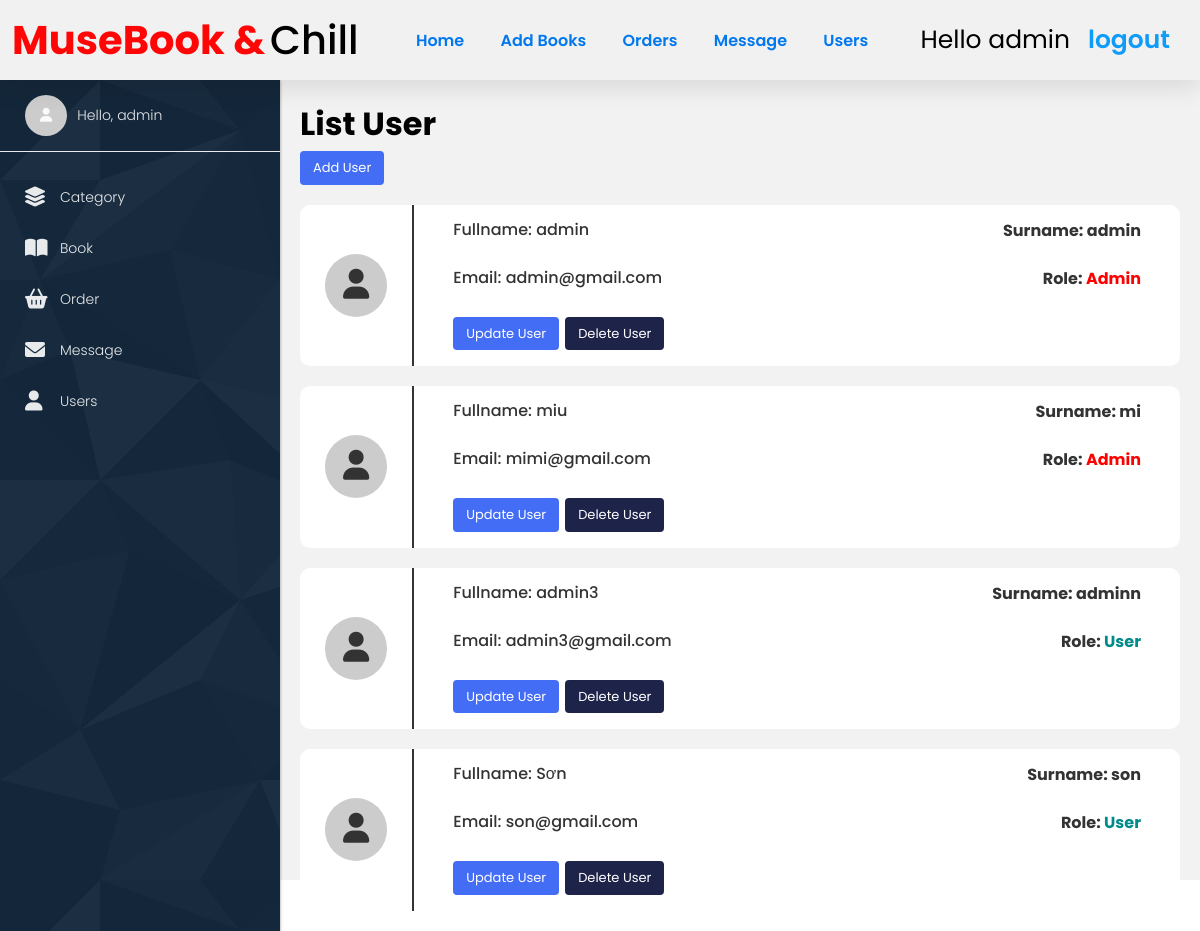
Before: /users_detail.php (signed in) with the older database file.
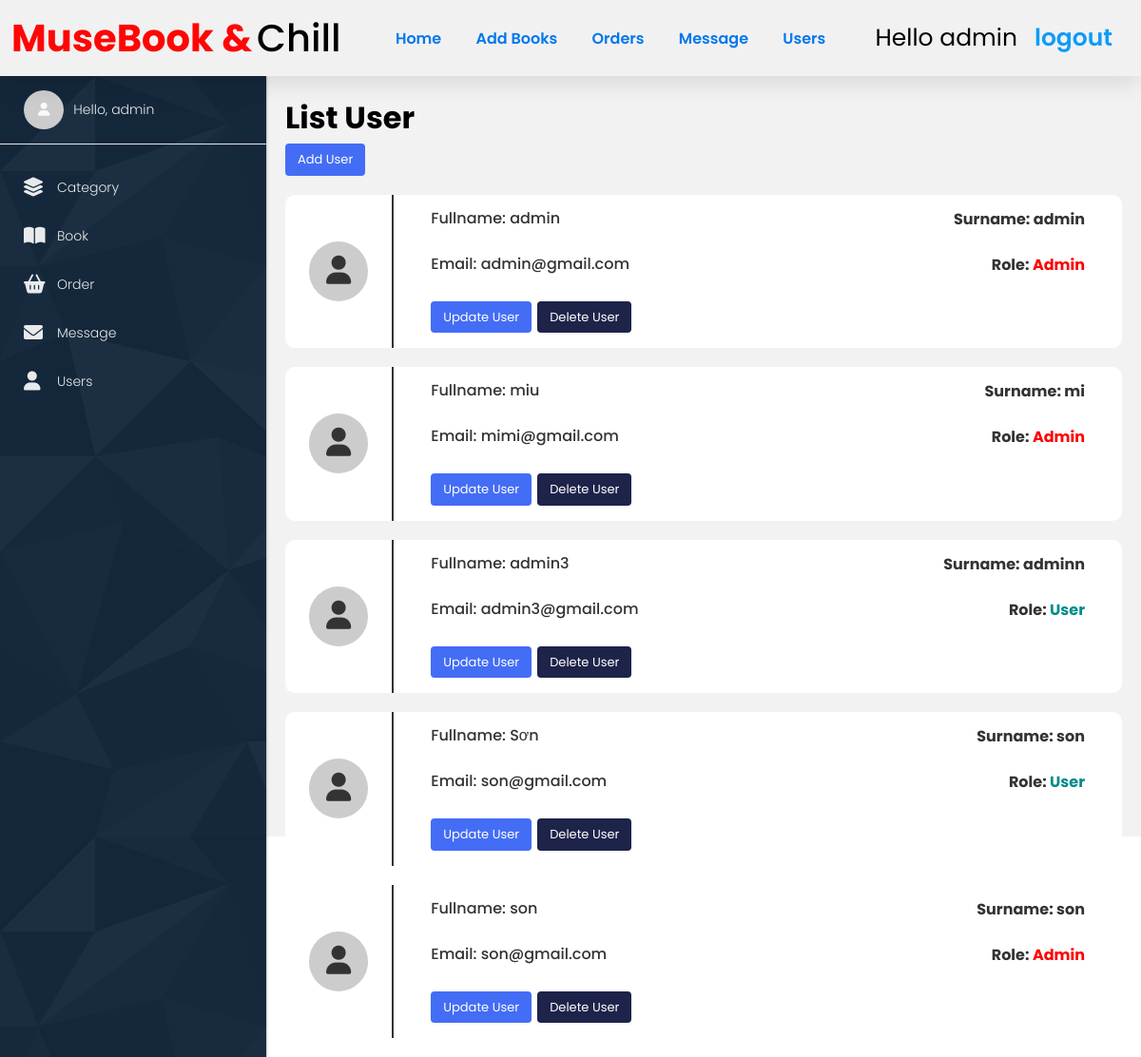
After: the same page with the newer database file.
### tables this page shows
CREATE TABLE `users_info` (
  `Id` int(100) NOT NULL,
  `name` varchar(20) NOT NULL,
  `surname` varchar(20) NOT NULL,
  `email` varchar(20) NOT NULL,
  `password` varchar(20) NOT NULL,
  `user_type` varchar(20) NOT NULL DEFAULT 'user'
);

### users_detail.php (the view, shortened to what this page needs)
<?php
include 'config.php';
?>
<!DOCTYPE html>
<html lang="en">
<head>
    <link rel="stylesheet" href="./css/register.css">
    <link rel="stylesheet" href="./css/index_book.css">
    <link rel="stylesheet" href="./css/admin.css">
    <link rel="stylesheet" href="https://cdnjs.cloudflare.com/ajax/libs/font-awesome/6.0.0/css/all.min.css">
</head>
<body>
    <?php include './admin_header.php' ?>
    <div class="wrapper">
        <?php include './admin_sidebar.php' ?>
        <div class="container-admin">
            <h1 class="title mb-2">List User</h1>
            <a href="add_user.php" class="btn btn-primary ml-0 mb-20">Add User</a>
            <div class="row">
                <?php
                $select_user = mysqli_query($conn, "SELECT * FROM users_info") or die('query failed');
                if (mysqli_num_rows($select_user) > 0) {
                    while ($one = mysqli_fetch_assoc($select_user)) {
                ?>
                <div class="col-12 mb-20">
                    <div class="card-dashboard card-user-admin">
                        <div class="card-icon-admin rounded-circle">
                            <i class="fa-solid fa-user text-dark"></i>
                        </div>
                        <div class="card-body border-left-dark">
                            <div class="d-flex align-items-center justify-content-between">
                                <h5 class="card-title text-dark">Fullname: <?=$one['name']?></h5>
                                <h6 class="card-title text-dark">Surname: <?=$one['surname']?></h6>
                            </div>
                            <div class="d-flex align-items-center justify-content-between">
                                <h5 class="card-title text-dark">Email: <?=$one['email']?></h5>
                                <h6 class="card-title text-dark">Role: <span style="color: <?=$one['user_type'] == 'Admin' ? 'red' : 'darkcyan'?>"><?=$one['user_type']?></span></h6>
                            </div>
                            <div class="buttons" style="display: flex;">
                                <a href="update_user.php?id=<?=$one['Id']?>" class="ml-0 btn btn-primary">Update User</a>
                                <a href="delete_user.php?id=<?=$one['Id']?>" onclick="return confirm('Do you want to delete this user');" class="btn btn-list-book">Delete User</a>
                            </div>
                        </div>
                    </div>
                </div>
                <?php
                        }
                    }
                ?>
            </div>
        </div>
    </div>
</body>
</html>

### admin_header.php
<body>
    <header>
        <div class="mainlogo">
            <div class="logo">
                <a href="admin_index.php"><span>MuseBook &</span>
                    <span class="me">Chill</span></a>
            </div>
        </div>
        <div class="nav">
            <a href="admin_index.php">Home</a>
            <a href="add_books.php">Add Books</a>
            <a href="admin_orders.php">Orders</a>
            <a href="message_admin.php">Message</a>
            <a href="users_detail.php">Users</a>
        </div>
        <div class="right">
            <div class="log_info">
                <p>Hello <?php echo $_SESSION['admin_name']; ?></p>
            </div>
            <a class="Btn" href="logout.php?logout=<?php echo $_SESSION['admin_name']; ?>">logout</a>
        </div>
    </header>
</body>
</html>

### admin_sidebar.php
<div class="sidebar">
    <div class="sidebar-header">
        <div class="d-flex align-items-center">
            <div class="sidebar-icon mr-10">
                <i class="fa-solid fa-user"></i>
            </div>
            <p>Hello, <?php echo $_SESSION['admin_name']; ?></p>
        </div>
    </div>
    <ul class="sidebar-list">
        <li><a class="sidebar-items" href="list_category.php"><i class="fa-solid fa-layer-group"></i> Category</a></li>
        <li><a class="sidebar-items" href="total_books.php"><i class="fa-solid fa-book-open"></i> Book</a></li>
        <li><a class="sidebar-items" href="admin_orders.php"><i class="fa-solid fa-basket-shopping"></i> Order</a></li>
        <li><a class="sidebar-items" href="message_admin.php"><i class="fa-solid fa-envelope"></i> Message</a></li>
        <li><a class="sidebar-items" href="users_detail.php"><i class="fa-solid fa-user"></i> Users</a></li>
    </ul>
</div>

### css/register.css (style rules this page uses)
* { text-decoration: none; margin: 0; padding: 0; box-sizing: border-box; outline: none; border: none; font-family: "Raleway", sans-serif; font-optical-sizing: auto; font-style: normal; }
html { overflow-x: hidden; top: 0; bottom: 0; left: 0; right: 0; }

### css/index_book.css (style rules this page uses)
* { text-decoration: none; margin: 0; padding: 0; font-family: "Poppins", sans-serif; box-sizing: border-box; outline: none; border:none; }

### css/admin.css (style rules this page uses)
* { text-decoration: none; margin: 0; padding: 0; font-family: "Poppins", sans-serif; box-sizing: border-box; outline: none; border: none; }
header { background: #f2f1f1; display: flex; justify-content: space-between; top: 0; left: 0; right: 0; padding: 10px 1%; align-items: center; position: sticky; z-index: 1000; box-shadow: 0 0.5rem 1.5rem rgba(0, 0, 0, 0.1); }
.logo a { display: flex; cursor: pointer; }
.logo a span { color: rgb(255, 5, 5); font-weight: bold; padding-right: 5px; font-size: 40px; }
.logo a .me { color: black; font-weight: 500; }
.nav a { padding: 0.5rem 1rem; color: rgb(2, 120, 238); font-weight: 600; transition: 0.2s ease; }
header .right { align-items: center; display: flex; }
header .right .Btn { color: rgb(15, 155, 248); margin: 0 15px; padding: 5px 3px; font-size: 25px; font-weight: 600; transition: 0.2s ease; }
header .right .log_info { font-size: 25px; }
.card-body { -ms-flex: 1 1 auto; flex: 1 1 auto; padding: 1.25rem; }
.card-title { margin-bottom: 0.75rem; }
.card-body h5 { font-size: 1.25rem; margin-bottom: 0.5rem; font-family: inherit; font-weight: 500; line-height: 1.2; color: inherit; margin-top: 0; }
.btn:not(:disabled):not(.disabled) { cursor: pointer; }
.btn-primary { color: #fff; background-color: rgb(68, 109, 245); border-color: rgb(14, 13, 13); }
.btn { display: inline-block; font-weight: 400; text-align: center; white-space: nowrap; vertical-align: middle; user-select: none; border: 1px solid transparent; padding: 0.375rem 0.75rem; font-size: 13px; margin: 3px; line-height: 1.5; border-radius: 0.25rem; transition: color .15s ease-in-out,background-color .15s ease-in-out,border-color .15s ease-in-out,box-shadow .15s ease-in-out; }
a { color: #ff0000; text-decoration: none; background-color: transparent; }
.wrapper { display: flex; height: 100%; }
.sidebar { min-width: 280px; max-width: 280px; background-color: #15283c; color: #fff; transition: all 0.3s; position: relative; z-index: 11; box-shadow: 0 0 3px 0px rgba(0, 0, 0, 0.4); float: left; width: 100%; background-image: url(../bgimg/pattern_h.png); position: fixed; height: 100%; overflow: auto; }
.sidebar-header { padding: 15px 25px; display: block; font-size: 14px; color: rgba(255, 255, 255, 0.9); font-weight: 300; border-bottom: 1px solid rgba(255, 255, 255, 0.9); }
.sidebar-icon { border-radius: 50%; padding: 10px 15px; background-color: #ccc; }
.sidebar-items { padding: 15px 25px; display: block; font-size: 14px; color: rgba(255, 255, 255, 0.9); font-weight: 300; }
.sidebar-items i { margin-right: 20px; width: 15px; font-size: 20px; float: left; }
.sidebar-list li:first-child { margin-top: 20px; }
.container-admin { flex: 1; padding: 20px 20px 20px 300px; background-color: #f2f2f2; height: 100vh; }
.d-flex { display: flex; }
.row { display: flex; flex-wrap: wrap; margin: 0 -15px; }
.col-12 { flex: 0 0 100%; max-width: 100%; padding: 0 15px; box-sizing: border-box; }
.mr-10 { margin-right: 10px; }
.mb-20 { margin-bottom: 20px; }
.ml-0 { margin-left: 0 !important; }
.align-items-center { align-items: center; }
.justify-content-between { justify-content: space-between; }
.card-dashboard { display: flex; align-items: center; border-radius: 10px; }
.card-body { padding: 13px 39px !important; border-left: 2px solid #fff; }
.card-title { color: #fff !important; font-size: 16px !important; height: 36px; }
.card-user-admin { background-color: #fff; }
.btn-list-book { background-color: #1e234a; color: #fff; }
.border-left-dark { border-left: 2px solid #333 !important; }
.text-dark { color: #333 !important; }
.rounded-circle { border-radius: 50%; }
.card-icon-admin { padding: 15px 18px; margin: 0 25px; background-color: #ccc; }
.card-icon-admin i { font-size: 30px; color: #333; }
ul { list-style: none; padding-left: 0; }
p { margin-bottom: 0; }

Changed rows visible on the page:
added users_info: name "son", surname "son", email "son@gmail.com", user_type "Admin"
